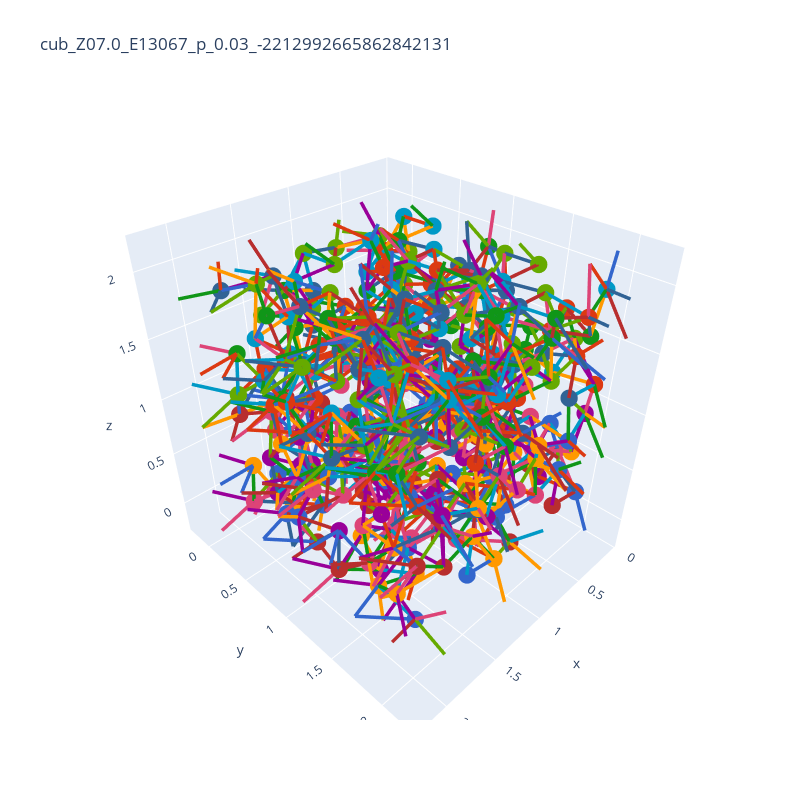

Notebook code cell kept with this figure:
### Code cell
data = df.iloc[23352].to_dict()
print(data['num_edges'])
print(data['num_nodes'])
data.pop('fundamental_edge_adjacency')
data.pop('fundamental_tesselation_vecs')
lat = Lattice(**data)
lt = lat.create_tesselated(2,2,2)
fig = plotting.plotly_unit_cell_3d(lt, repr='fundamental', coords='transformed')
fig.update_layout(width=800, height=800)

### Figure 1 — Plotly figure (JSON) as saved in the notebook; plotly's stock layout.template omitted (floating-point values rounded to 4 significant figures; data arrays with more than 128 entries replaced by an {"elided": "..."} marker saying what was removed)
{"data": [{"marker": {"color": {"elided": "384 str values"}, "size": 6}, "mode": "markers", "name": "nodes", "showlegend": false, "text": {"elided": "384 int values"}, "textfont": {"size": 14}, "type": "scatter3d", "x": {"elided": "384 float values"}, "y": {"elided": "384 float values"}, "z": {"elided": "384 float values"}}, {"connectgaps": false, "hoverinfo": "none", "line": {"color": {"elided": "4032 str values"}, "width": 7}, "mode": "lines", "showlegend": false, "type": "scatter3d", "x": {"elided": "4032 float values"}, "y": {"elided": "4032 float values"}, "z": {"elided": "4032 float values"}}], "layout": {"height": 800, "title": {"text": "cub_Z07.0_E13067_p_0.03_-2212992665862842131"}, "width": 800}}
